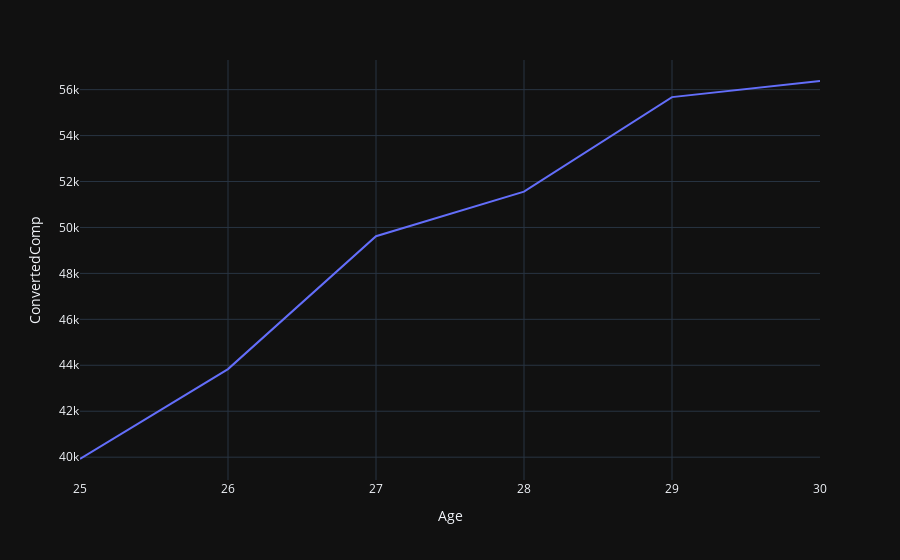

Here is the notebook cell this chart was saved with:
### Code cell
df2=df.query('Age>=25 and Age <=30')[['Age','ConvertedComp']]
df2=df2.groupby('Age').aggregate('median')
df2.reset_index(inplace=True)
fig = px.line(df2,x='Age',y='ConvertedComp')
fig.layout.template="plotly_dark"
fig.show()

### Figure 1 — Plotly figure (JSON) as saved in the notebook; plotly's stock layout.template omitted (floating-point values rounded to 4 significant figures)
{"data": [{"hovertemplate": "Age=%{x}<br>ConvertedComp=%{y}<extra></extra>", "legendgroup": "", "line": {"color": "#636efa", "dash": "solid"}, "marker": {"symbol": "circle"}, "mode": "lines", "name": "", "orientation": "v", "showlegend": false, "type": "scatter", "x": [25, 26, 27, 28, 29, 30], "xaxis": "x", "y": [39920, 43834, 49620, 51559, 55674, 56376], "yaxis": "y"}], "layout": {"legend": {"tracegroupgap": 0}, "margin": {"t": 60}, "xaxis": {"anchor": "y", "domain": [0, 1], "title": {"text": "Age"}}, "yaxis": {"anchor": "x", "domain": [0, 1], "title": {"text": "ConvertedComp"}}}}
